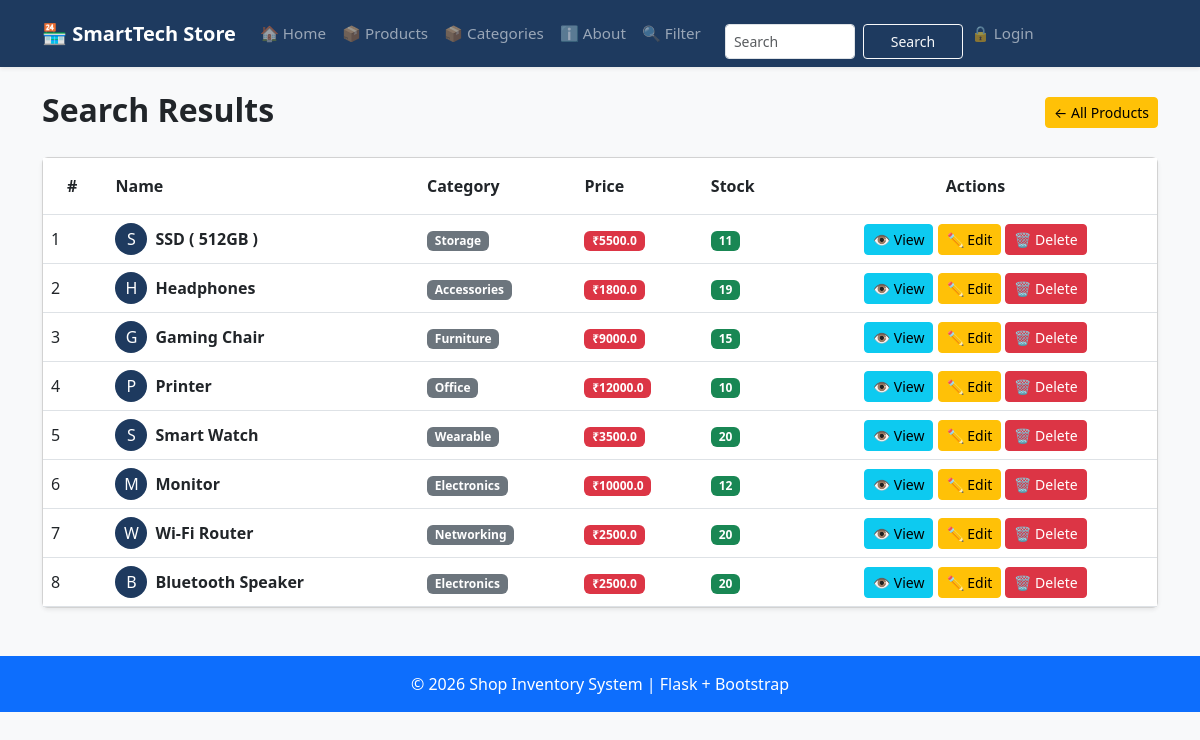
Before: /search with the older database file.
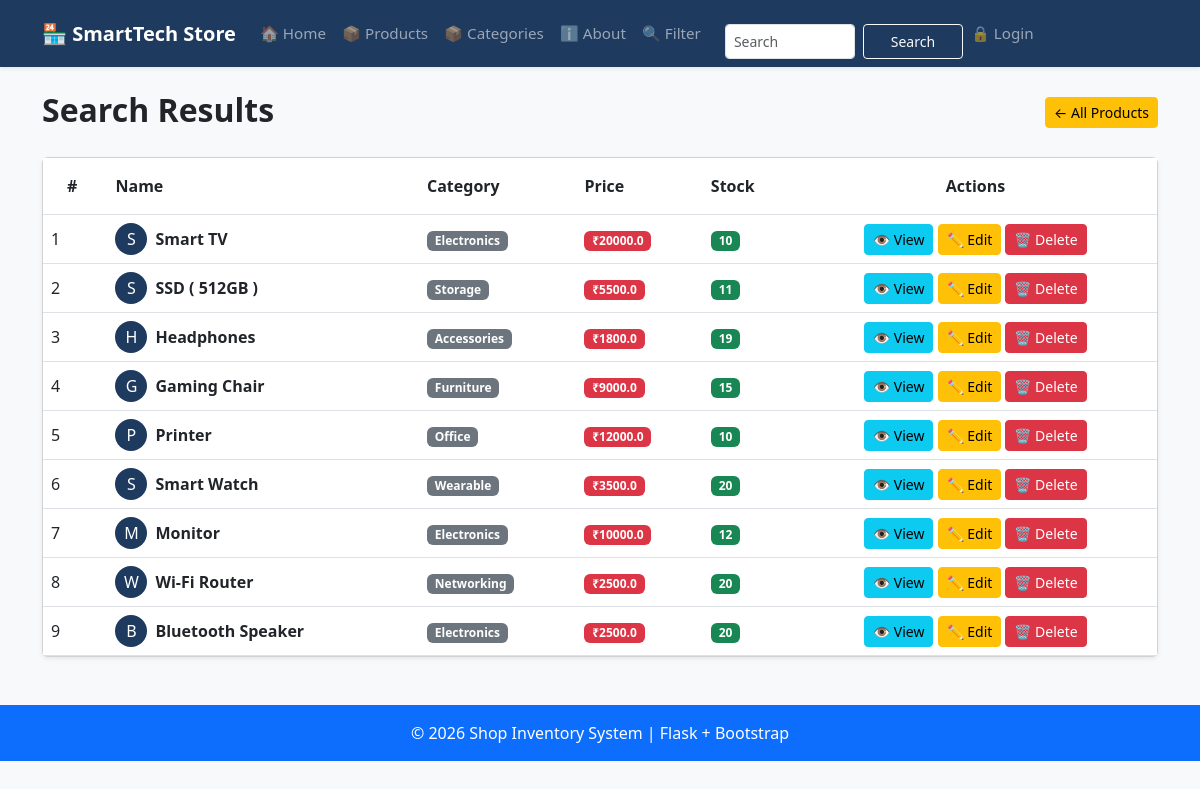
After: the same page with the newer database file.
### tables this page shows
CREATE TABLE products (
                    id INTEGER PRIMARY KEY AUTOINCREMENT,
                    name TEXT NOT NULL,
                    category TEXT NOT NULL,
                    price REAL NOT NULL,
                    stock INTEGER NOT NULL
                 );

### app.py (the view)
@app.route("/search")
def search():
    q = request.args.get('q','')
    conn = get_db()
    if q:
        products = conn.execute('''SELECT * FROM products
                                WHERE name LIKE ?
                                OR category LIKE ?
                                OR price LIKE ?
                                OR stock LIKE ?''',
                                (f'%{q}%', f'%{q}%', f'%{q}%', f'%{q}%')).fetchall()
    else:
        products = conn.execute('SELECT * FROM products ORDER BY id DESC').fetchall()
    conn.close()
    return render_template("search.html", products=products, query=q)

### database.py (called while the page is built)
def get_db():
    conn = sqlite3.connect(DB_PATH)
    conn.row_factory = sqlite3.Row # To access columns by name
    return conn

### templates/search.html (shortened to what this page needs)
{% extends "base.html" %}
{% block content %}
<div class="d-flex justify-content-between align-items-center mb-4">
    <h2 class="fw-bold mb-1">Search Results</h2>
    <a href="{{ url_for('product') }}" class="btn btn-warning btn-sm">
        ← All Products
    </a>
</div>
{% if products %}
<div class="card shadow-sm">
    <div class="card-body p-0">
        <div class="table-responsive">
            <table class="table table-hover mb-0">
                <thead style="background-color:#1e3a5f; color:white;">
                    <tr>
                        <th class="py-3 ps-4">#</th>
                        <th class="py-3">Name</th>
                        <th class="py-3">Category</th>
                        <th class="py-3">Price</th>
                        <th class="py-3">Stock</th>
                        <th class="py-3 text-center">Actions</th>
                    </tr>
                </thead>
                <tbody>
                {% for product in products %}
                    <tr class="align-middle">
                        <td>{{ loop.index }}</td>
                        <td>
                            <div class="d-flex align-items-center">
                                <div
                                    class="rounded-circle d-flex justify-content-center align-items-center me-2"
                                    style="width:32px;height:32px;background:#1e3a5f;color:white;">
                                    {{ product['name'][0] }}
                                </div>
                                <strong>{{ product['name'] }}</strong>
                            </div>
                        </td>
                        <td>
                            <span class="badge bg-secondary">
                                {{ product['category'] }}
                            </span>
                        </td>
                        <td>
                            <span class="badge bg-danger">
                                ₹{{ product['price'] }}
                            </span>
                        </td>
                        <td>
                            <span class="badge bg-success">
                                {{ product['stock'] }}
                            </span>
                        </td>
                        <td class="text-center">
                            <a href="{{ url_for('product_detail', id=product['id']) }}"
                               class="btn btn-info btn-sm">
                                👁 View
                            </a>
                            <a href="{{ url_for('edit_product', id=product['id']) }}"
                               class="btn btn-warning btn-sm">
                                ✏ Edit
                            </a>
                            <a href="{{ url_for('delete_product', id=product['id']) }}"
                               class="btn btn-danger btn-sm"
                               onclick="return confirm('Are you sure you want to delete this product?');">
                                🗑 Delete
                            </a>
                        </td>
                    </tr>
                {% endfor %}
                </tbody>
            </table>
        </div>
    </div>
</div>
{% else %}
<div class="alert alert-warning text-center shadow-sm">
    <h5>No products found.</h5>
    <p class="mb-0">Try another product name or category.</p>
</div>
{% endif %}
{% endblock %}

### templates/base.html (shortened to what this page needs)
<!DOCTYPE html>
<html lang="en">
<head>
    <link href="https://cdn.jsdelivr.net/npm/bootstrap@5.3.0/dist/css/bootstrap.min.css"
          rel="stylesheet">
</head>
<body class="bg-light">
    <nav class="navbar navbar-expand-lg navbar-dark shadow-sm"
         style="background-color: #1e3a5f;">
        <div class="container">
            <a class="navbar-brand fw-bold fs-5 me-3" href="{{ url_for('home') }}">
                 🏪 SmartTech Store
            </a>
            <div class="collapse navbar-collapse" id="mainNavbar">
                <ul class="navbar-nav me-auto align-items-lg-center">
                    <li class="nav-item">
                        <a class="nav-link px-2 py-1" href="{{ url_for('home') }}">
                            🏠 Home
                        </a>
                    </li>
                    <li class="nav-item">
                        <a class="nav-link px-2 py-1" href="{{ url_for('product') }}">
                            📦 Products
                        </a>
                    </li>
                    <li class="nav-item">
                        <a class="nav-link px-2 py-1" href="{{ url_for('categories') }}">
                            📦 Categories
                        </a>
                    </li>
                    <li class="nav-item">
                        <a class="nav-link px-2 py-1" href="{{ url_for('about') }}">
                            ℹ️ About
                        </a>
                    </li>
                <li class="nav-item">
                    <a class ="nav-link px-2 py-1" href="{{ url_for('filter_products') }}">
                        🔍 Filter
                    </a>
                </li>
                <li class="nav-item">
                <form class="d-flex ms-3 mt-3" action="{{ url_for('search') }}" method="GET">
                    <input class="form-control form-control-sm me-2" style="width:130px; height:35px" type="search" placeholder="Search" name="q">
                    <button class="btn btn-outline-light btn-sm" style="width:100px; height:35px" type="submit">Search</button>
                </form>
                </li>
                 {% if session.username %}
                <li class="nav-item">
                    <span class="nav-link px-2 py-1 text-white">👤 {{ session.username }}</span>
                    <a class="nav-link px-2 py-1" href="{{ url_for('logout') }}">
                        🔓 Logout
                    </a>
                </li>
                {% else %}
                    <li class="nav-item">
                        <a class="nav-link px-2 py-1" href="{{ url_for('login') }}">
                            🔒 Login
                        </a>
                    </li>
                {% endif %}
                </ul>
            </div>
        </div>
    </nav>
<div class="container mt-4 mb-5">
   {% block content %}
    {% endblock %}
</div>
<footer class="bg-primary text-white text-center py-3 mt-5">
    <p class="mb-0">
        © 2026 Shop Inventory System | Flask + Bootstrap
    </p>
</footer>
</body>
</html>

### templates/base.html (style rules this page uses)
.navbar { min-height: 60px; }
:root { --brand: #1e3a5f; }
.nav-link { font-size: 0.95rem; font-weight: 500; }

Changed rows visible on the page:
added products: name "S", name "Smart TV", category "Electronics", price "20000.0", stock "10"
